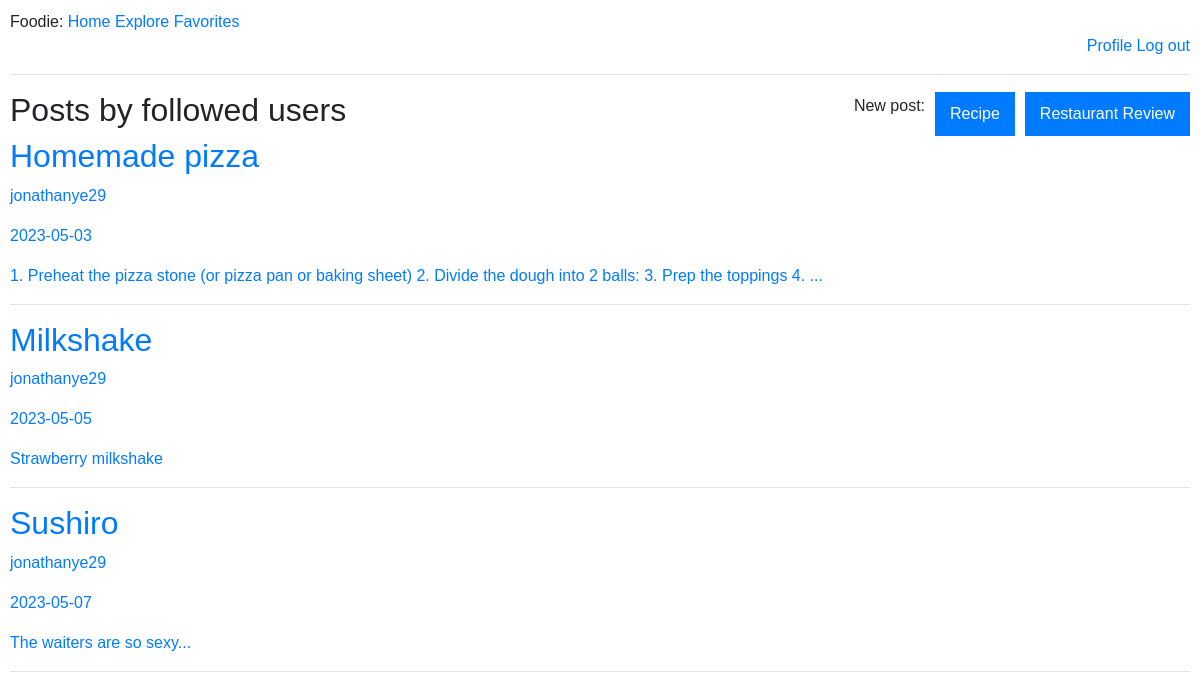
Screenshot of /index (signed in) with the database file from the repository.
### tables this page shows
CREATE TABLE recipes(
        id INTEGER PRIMARY KEY,
        title VARCHAR(100),
        timestamp TEXT,
        content TEXT,
        ingredients TEXT,
        user_id INTEGER,
        FOREIGN KEY (user_id) REFERENCES users(id) on delete cascade
    );

CREATE TABLE users (
        id INTEGER PRIMARY KEY,
        name TEXT,
        surname TEXT,
        country TEXT,
        username TEXT,
        email TEXT,
        password TEXT
    );

CREATE TABLE reviews(
        id INTEGER PRIMARY KEY,
        name VARCHAR(100),
        timestamp TEXT,
        stars INTEGER,
        content TEXT,
        location TEXT,
        user_id INTEGER,
        FOREIGN KEY (user_id) REFERENCES users(id) on delete cascade
    );

### app.py (the view)
@app.route('/')
@app.route('/index')
@token_required
def index():
    global posts, reviews
    data = jwt.decode(session['token'], token_key, algorithms=['HS256'])
    user_id_title = data['user_id']
    db = database_worker('social_net.db')
    query = f"SELECT * from users where id={user_id_title}"
    user = db.search(query=query)
    if user:
        id, name, surname, country, username, email, hash = user[0]
        query_followed = f"SELECT followed from follow where follower={user_id_title}"
        followed = db.search(query=query_followed)
        followed = [i[0] for i in followed]
        followed = tuple(followed)
        for i in followed:
            query_posts = f"SELECT title, user_id, DATE(timestamp), content, id, user_id from recipes where user_id={i}"
            query_reviews = f"SELECT name, user_id, DATE(timestamp), content, id, user_id from reviews where user_id={i}"
            posts = db.search(query=query_posts)
            reviews = db.search(query=query_reviews)
            print(posts)
            for i in range(len(posts)):
                for j in range(len(posts[i])):
                    if j == 1:
                        posts = list(posts)
                        user_id = posts[i][j]
                        query_username = f"SELECT username from users where id={user_id}"
                        username = db.search(query=query_username)
                        posts[i] = list(posts[i])
                        posts[i][j] = username[0][0]
            for i in range(len(reviews)):
                for j in range(len(reviews[i])):
                    if j == 1:
                        reviews = list(reviews)
                        user_id = reviews[i][j]
                        query_username = f"SELECT username from users where id={user_id}"
                        username = db.search(query=query_username)
                        reviews[i] = list(reviews[i])
                        reviews[i][j] = username[0][0]
        return render_template('index.html', title='Home', login=True, user_id=user_id_title, user=user,
                               posts=posts, reviews=reviews)
    return render_template('index.html', title='Home', login=True, user_id=user_id_title, user=user)

### app.py (called while the page is built)
def token_required(f):
    @wraps(f)
    def decorated(*args, **kwargs):
        if 'token' not in session:
            print("No token")
            return redirect(url_for('login'))
        try:
            print("Decoding token")
            data = jwt.decode(session['token'], token_key, algorithms=['HS256'])
        except:
            print("Wrong Token")
            return redirect(url_for('login'))
        return f(*args, **kwargs)
    return decorated

### my_lib.py (called while the page is built)
    def search(self, query):
        result = self.cursor.execute(query).fetchall()
        return result

### templates/index.html
{% extends "base.html" %}
{% block content %}
    <div class="post-options-container">
        <h2>Posts by followed users</h2>
        <div class="post-options-container">
            <p>New post:</p>
            <a href="new-recipe"><button class="new-post-btn">Recipe</button></a>
            <a href="new_review"><button class="new-post-btn">Restaurant Review</button></a>
        </div>
    </div>
    {% for post in posts %}
    <a href="{{ url_for('recipe_page', post_id=post[4]) }}">
    <div class="post">
        <h2 class="post-title">{{ post[0]}}</h2>
        <p class="post-author">{{ post[1]}}</p>
        <p class="post-date">{{ post[2]}}</p>
        <p class="post-content">{{ post[3] }}</p>
    </div>
    </a>
    <hr>
    {% endfor %}
    {% for review in reviews %}
    <a href="{{ url_for('review', id=review[4]) }}">
    <div class="post">
        <h2 class="post-title">{{ review[0]}}</h2>
        <p class="post-author">{{ review[1]}}</p>
        <p class="post-date">{{ review[2]}}</p>
        <p class="post-content">{{ review[3] }}</p>
    </div>
    <hr>
    {% endfor %}
{% endblock %}

### static/registration.css (style rules this page uses)
body, button, input, select, textarea, h1, h2, h3, h4, h5, h6, p, span, div, a { font-family: Arial, sans-serif; }

### static/my_style.css (style rules this page uses)
body, button, input, select, textarea, h1, h2, h3, h4, h5, h6, p, span, div, a { font-family: Arial, sans-serif; }
body { margin: 10px; }
.post-options-container { display: flex; flex-direction: row; justify-content: space-between; align-items: center; }
.new-post-btn { display: flex; align-items: center; padding: 10px 15px; background-color: #007bff; color: #fff; border: none; margin-left: 10px; }

### rows the page displays
recipes: title "Homemade pizza", content "1. Preheat the pizza stone (or pizza pan or baking sheet) 2. Divide the dough into 2 balls: 3. Prep the toppings 4. ..."
users: username "jonathanye29" "jonathanye29", username "jonathanye29"
recipes: title "Milkshake", content "Strawberry milkshake"
reviews: name "Sushiro", content "The waiters are so sexy..."

### other values shown
{{ post[2] }} "2023-05-03" "2023-05-05"
{{ review[2] }} "2023-05-07"
